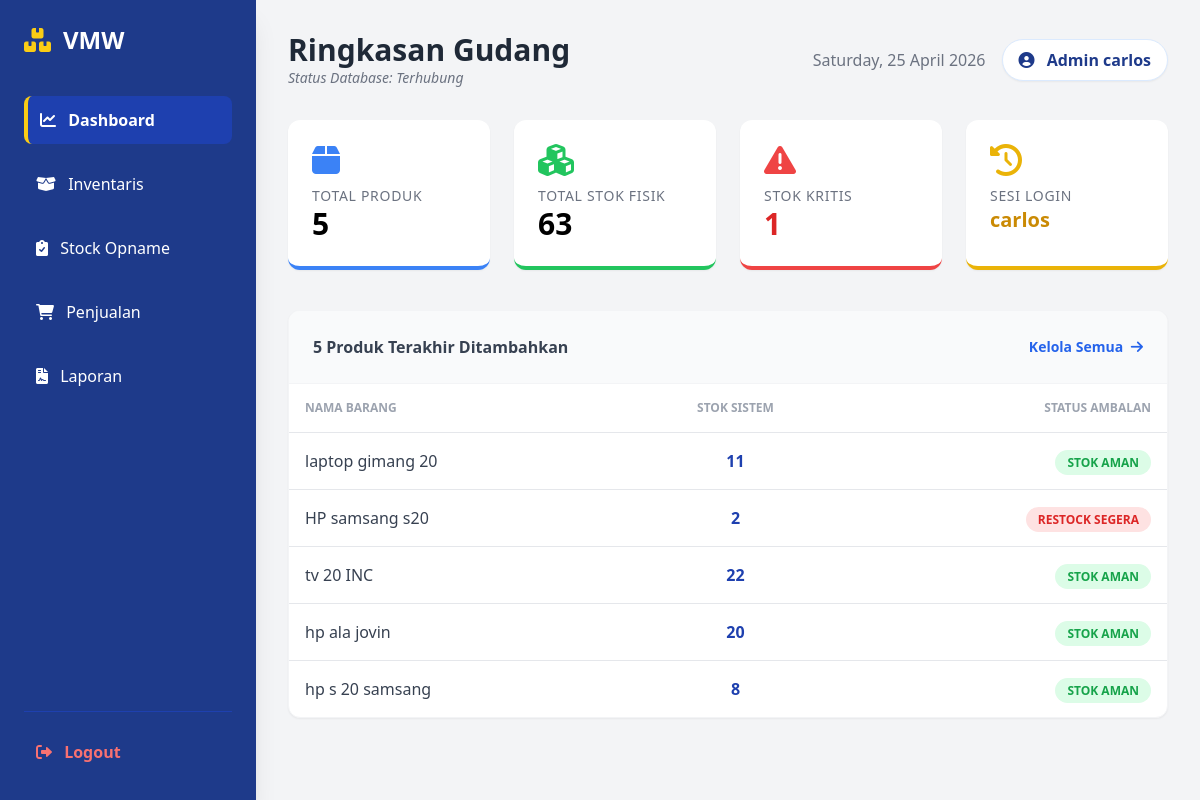
Screenshot of /index.php (signed in) with the database file from the repository.
### tables this page shows
CREATE TABLE `produk` (
  `id_produk` int(11) NOT NULL,
  `nama_produk` varchar(100) NOT NULL,
  `kategori` enum('Elektronik','Alat Kantor','Makanan','Lainnya') NOT NULL,
  `stok_sistem` int(11) NOT NULL,
  `stok_minimum` int(11) NOT NULL,
  `lokasi_rak` varchar(20) NOT NULL
);

### index.php (the view, shortened to what this page needs)
<?php
include 'config.php';
$q_total_produk = mysqli_query($conn, "SELECT COUNT(*) as total FROM produk");
$res_total_produk = mysqli_fetch_assoc($q_total_produk);
$total_jenis = $res_total_produk['total'];
$q_total_stok = mysqli_query($conn, "SELECT SUM(stok_sistem) as total_stok FROM produk");
$res_total_stok = mysqli_fetch_assoc($q_total_stok);
$total_stok_fisik = $res_total_stok['total_stok'] ?: 0;
$q_kritis = mysqli_query($conn, "SELECT COUNT(*) as total FROM produk WHERE stok_sistem < stok_minimum");
$res_kritis = mysqli_fetch_assoc($q_kritis);
$total_kritis = $res_kritis['total'];
$recent_items = mysqli_query($conn, "SELECT id_produk, nama_produk, stok_sistem, stok_minimum FROM produk ORDER BY id_produk DESC LIMIT 5");
?>
<!doctype html>
<html lang="id">
  <head>
    <script src="https://cdn.tailwindcss.com"></script>
    <link rel="stylesheet" href="https://cdnjs.cloudflare.com/ajax/libs/font-awesome/6.0.0/css/all.min.css" />
  </head>
  <body class="bg-gray-100 flex">
    <aside class="w-64 bg-blue-900 h-screen sticky top-0 text-white p-6 shadow-xl flex flex-col">
      <div class="flex-grow">
          <h1 class="text-2xl font-bold mb-10 flex items-center"><i class="fas fa-boxes-stacked mr-3 text-yellow-400"></i> VMW</h1>
          <nav class="space-y-4">
            <a href="index.php" class="block bg-blue-800 p-3 rounded-lg border-l-4 border-yellow-400 font-semibold"> <i class="fas fa-chart-line mr-2"></i> Dashboard </a>
            <a href="inventory.php" class="block p-3 hover:bg-blue-800 rounded-lg transition"> <i class="fas fa-box-open mr-2"></i> Inventaris </a>
            <a href="opname.php" class="block p-3 hover:bg-blue-800 rounded-lg transition"> <i class="fas fa-clipboard-check mr-2"></i> Stock Opname </a>
            <a href="sales.php" class="block p-3 hover:bg-blue-800 rounded-lg transition"> <i class="fas fa-shopping-cart mr-2"></i> Penjualan </a>
            <a href="reports.php" class="block p-3 hover:bg-blue-800 rounded-lg transition"> <i class="fas fa-file-contract mr-2"></i> Laporan </a>
          </nav>
      </div>
      <div class="border-t border-blue-800 pt-4">
          <a href="login.php" onclick="return confirm('Apakah anda yakin ingin keluar?')" class="block p-3 text-red-400 hover:bg-red-600 hover:text-white rounded-lg transition font-bold">
            <i class="fas fa-sign-out-alt mr-2"></i> Logout
          </a>
      </div>
    </aside>
    <main class="flex-1 p-8">
      <header class="flex justify-between items-center mb-8">
        <div>
            <h2 class="text-3xl font-bold text-gray-800">Ringkasan Gudang</h2>
            <p class="text-gray-500 text-sm italic">Status Database: Terhubung</p>
        </div>
        <div class="flex items-center space-x-4">
          <span class="text-gray-500 font-medium"><?php echo date('l, d F Y'); ?></span>
          <div class="bg-white p-2 rounded-full shadow-sm px-4 text-blue-900 font-bold border border-blue-100">
            <i class="fas fa-user-circle mr-2"></i> Admin <?php echo $_SESSION['nama'] ?? $_SESSION['username']; ?>
          </div>
        </div>
      </header>
      <div class="grid grid-cols-1 md:grid-cols-4 gap-6 mb-10">
        <div class="bg-white p-6 rounded-xl shadow-sm border-b-4 border-blue-500 hover:shadow-md transition">
          <div class="text-blue-500 mb-2"><i class="fas fa-box fa-2x"></i></div>
          <p class="text-sm text-gray-500 uppercase tracking-wider">Total Produk</p>
          <h3 class="text-3xl font-bold"><?php echo $total_jenis; ?></h3>
        </div>
        <div class="bg-white p-6 rounded-xl shadow-sm border-b-4 border-green-500 hover:shadow-md transition">
          <div class="text-green-500 mb-2"><i class="fas fa-cubes fa-2x"></i></div>
          <p class="text-sm text-gray-500 uppercase tracking-wider">Total Stok Fisik</p>
          <h3 class="text-3xl font-bold"><?php echo $total_stok_fisik; ?></h3>
        </div>
        <div class="bg-white p-6 rounded-xl shadow-sm border-b-4 border-red-500 hover:shadow-md transition">
          <div class="text-red-500 mb-2"><i class="fas fa-exclamation-triangle fa-2x"></i></div>
          <p class="text-sm text-gray-500 uppercase tracking-wider">Stok Kritis</p>
          <h3 class="text-3xl font-bold text-red-600"><?php echo $total_kritis; ?></h3>
        </div>
        <div class="bg-white p-6 rounded-xl shadow-sm border-b-4 border-yellow-500 hover:shadow-md transition">
          <div class="text-yellow-500 mb-2"><i class="fas fa-history fa-2x"></i></div>
          <p class="text-sm text-gray-500 uppercase tracking-wider">Sesi Login</p>
          <h3 class="text-xl font-bold text-yellow-600"><?php echo $_SESSION['username']; ?></h3>
        </div>
      </div>
      <div class="bg-white rounded-xl shadow-sm overflow-hidden border border-gray-100">
        <div class="p-6 border-b border-gray-100 flex justify-between items-center bg-gray-50">
          <h4 class="font-bold text-gray-700">5 Produk Terakhir Ditambahkan</h4>
          <a href="inventory.php" class="text-blue-600 hover:underline text-sm font-bold">Kelola Semua <i class="fas fa-arrow-right ml-1"></i></a>
        </div>
        <table class="w-full text-left border-collapse">
          <thead class="bg-white text-xs uppercase text-gray-400">
            <tr>
              <th class="p-4 border-b">Nama Barang</th>
              <th class="p-4 border-b text-center">Stok Sistem</th>
              <th class="p-4 border-b text-right">Status Ambalan</th>
            </tr>
          </thead>
          <tbody>
            <?php if(mysqli_num_rows($recent_items) > 0): ?>
                <?php while($row = mysqli_fetch_assoc($recent_items)): ?>
                <tr class="hover:bg-blue-50/50 border-b last:border-0 transition">
                    <td class="p-4 text-gray-700 font-medium"><?php echo $row['nama_produk']; ?></td>
                    <td class="p-4 text-center font-bold text-blue-800"><?php echo $row['stok_sistem']; ?></td>
                    <td class="p-4 text-right">
                        <?php
                        if ($row['stok_sistem'] < $row['stok_minimum']):
                        ?>
                            <span class="bg-red-100 text-red-600 px-3 py-1 rounded-full text-xs font-bold uppercase">
                                Restock Segera
                            </span>
                        <?php else: ?>
                            <span class="bg-green-100 text-green-600 px-3 py-1 rounded-full text-xs font-bold uppercase">
                                Stok Aman
                            </span>
                        <?php endif; ?>
                    </td>
                </tr>
                <?php endwhile; ?>
            <?php else: ?>
                <tr>
                    <td colspan="3" class="p-10 text-center text-gray-400 italic text-sm">Belum ada data di database.</td>
                </tr>
            <?php endif; ?>
          </tbody>
        </table>
      </div>
    </main>
  </body>
</html>

### rows the page displays
produk: nama_produk "laptop gimang 20", stok_sistem "11", stok_minimum "STOK AMAN"
produk: nama_produk "HP samsang s20", stok_sistem "2", stok_minimum "RESTOCK SEGERA"
produk: nama_produk "tv 20 INC", stok_sistem "22", stok_minimum "STOK AMAN"
produk: nama_produk "hp ala jovin", stok_sistem "20", stok_minimum "STOK AMAN"
produk: nama_produk "hp s 20 samsang", stok_sistem "8", stok_minimum "STOK AMAN"

### other values shown
$_SESSION['nama'] "carlos"
$total_jenis "5"
$total_stok_fisik "63"
$total_kritis "1"
$_SESSION['username'] "carlos"
